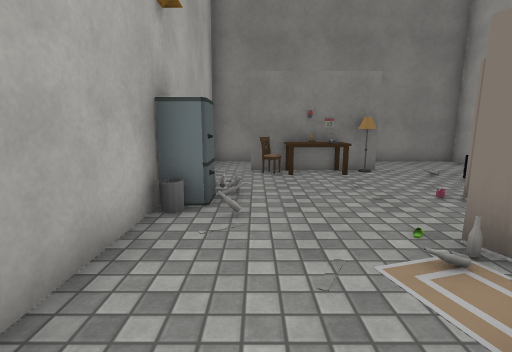
View 1 (above)

12 first-person views from a walk through a 3-D level made in the Unity game engine. The camera is 1.3 m above the floor, tilts 10° down and sees 85° across. The floor is counted in squares, 1 m on a side. Each view is taken from the middle of a square. On the plan, view 1 faces up. The plan holds only what a view shows up to about 13 squares ahead; the rest is blank. The place goes on beyond the plan. The player is left out. Door leaves are left out, so doorways stand open. Some surface patterns are stand-ins.

View 2
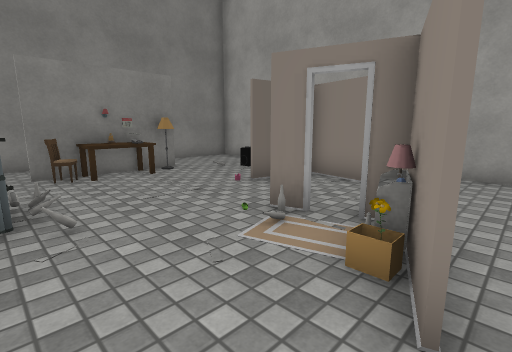

View 3
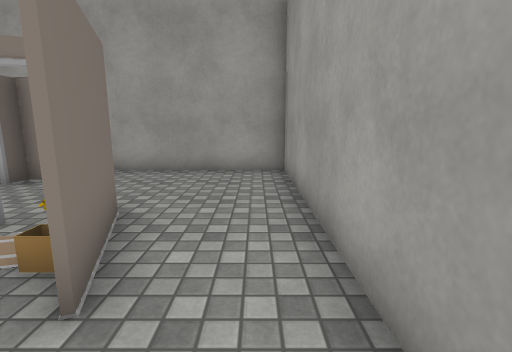

View 4
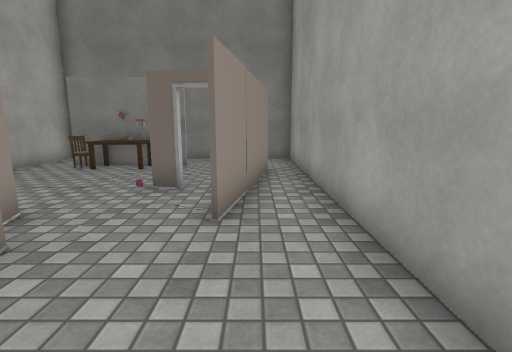

View 5
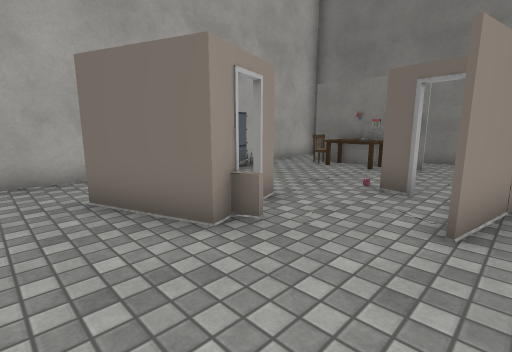

View 6
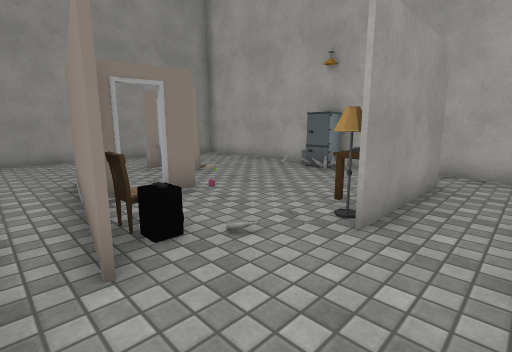

View 7
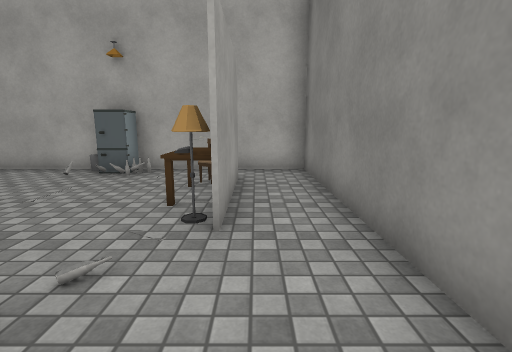

View 8
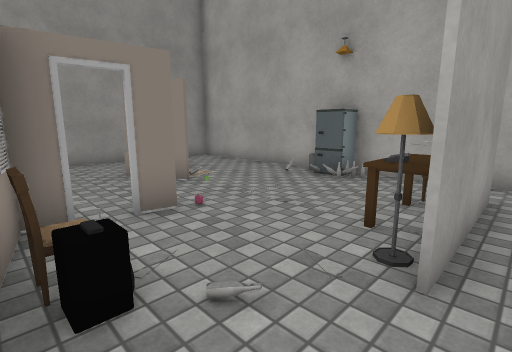

View 9
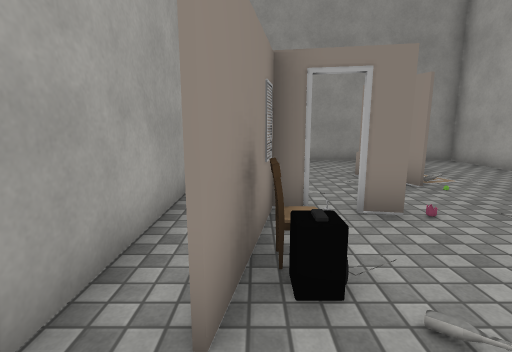

View 10
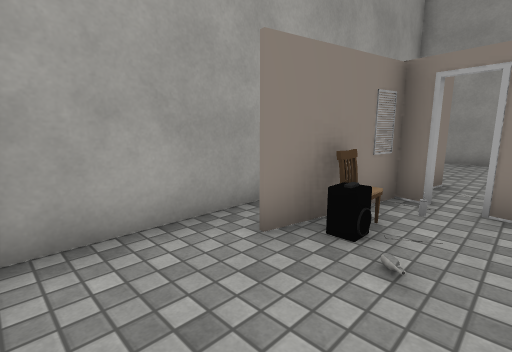

View 11
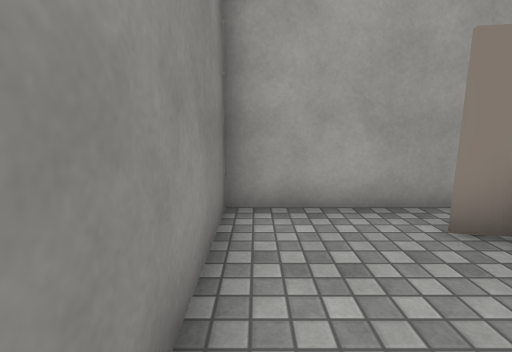

View 12
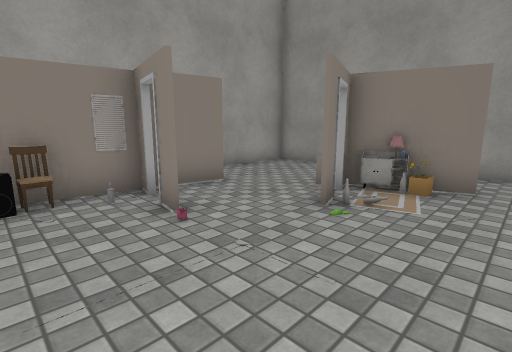

### Floor plan
Points are (right, up) in squares from view 1. A wall is a line through its corners. A room is listed if a view was taken in it or the views show most of it. See-through windows are left out.
Room 1 (views 1, 2, 3, 6, 7, 8, 9, 10, 11, 12)
walls: (3.7, 5) (4.5, 4.9); (2.4, 3.1) (2.7, 2.4); (4.4, 4.8) (3.7, 4.9); (2.6, 2.4) (2.3, 3.1); (5.1, 4.7) (5.6, 4.7); (5.9, 5.5) (6.1, 6.7); (3.1, 1.1) (0.6, 0.2); (5.4, 2.7) (5.7, 4.5); (6.2, 6.7) (5.8, 4.5); (0.6, 0.3) (3, 1.2) (2.8, 1.7) (3.4, 1.9); (7.4, 4.5) (7.4, 10.5) (-1.6, 10.5) (-1.6, -1.9) (-0.6, -1.9); (-0.2, -1.9) (3.5, -1.9)
ways out: opening at (3, -0.5) to room 2; opening at (4, 3) to room 2; opening at (7, 5) to room 2; open door at (3, 2) to room 2; open door at (5, 5)
objects: other object (-1, 5); other object (0, 8); other object (1, 8); other object (2, 0); other object (2, 1); other object (2, 2); other object (2, 7); other object (2, 8); other object (3, 8); other object (6, 7)
Room 2 (views 4, 5)
walls: (3.4, 1.7) (2.8, 1.5); (2.9, 1.8) (3.1, 1.1); (5.8, 4.5) (5.5, 2.6); (3.5, -1.9) (7.4, -1.9) (7.4, 4.5)
ways out: opening at (3, -0.5) to room 1; opening at (4, 3) to room 1; opening at (7, 5) to room 1; open door at (3, 2) to room 1

Where each view was taken, in squares from view 1:
view 1: 0 up, 0 right, facing up
view 2: 0 up, 1 left, facing up-right
view 3: 1 down, 1 left, facing right
view 4: 1 down, 6 right, facing up
view 5: 1 down, 6 right, facing up-left
view 6: 10 up, 7 right, facing down-left
view 7: 9 up, 7 right, facing left
view 8: 9 up, 6 right, facing down-left
view 9: 9 up, 6 right, facing down
view 10: 10 up, 4 right, facing down-right
view 11: 10 up, 3 right, facing right
view 12: 7 up, 0 right, facing down-right
